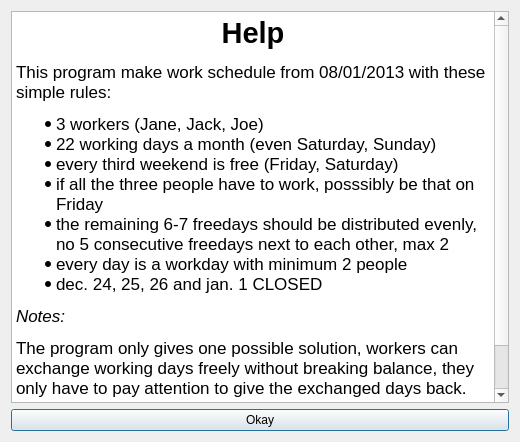
<?xml version="1.0" encoding="UTF-8"?>
<ui version="4.0">
 <class>Dialog</class>
 <widget class="QDialog" name="Dialog">
  <property name="geometry">
   <rect>
    <x>0</x>
    <y>0</y>
    <width>520</width>
    <height>442</height>
   </rect>
  </property>
  <property name="windowTitle">
   <string>Help</string>
  </property>
  <layout class="QGridLayout" name="gridLayout">
   <item row="0" column="0">
    <widget class="QTextBrowser" name="textBrowser">
     <property name="html">
      <string>&lt;!DOCTYPE HTML PUBLIC &quot;-//W3C//DTD HTML 4.0//EN&quot; &quot;http://www.w3.org/TR/REC-html40/strict.dtd&quot;&gt;
&lt;html&gt;&lt;head&gt;&lt;meta name=&quot;qrichtext&quot; content=&quot;1&quot; /&gt;&lt;style type=&quot;text/css&quot;&gt;
p, li { white-space: pre-wrap; }
&lt;/style&gt;&lt;/head&gt;&lt;body style=&quot; font-family:'Lucida Grande'; font-size:13pt; font-weight:400; font-style:normal;&quot;&gt;
&lt;p align=&quot;center&quot; style=&quot; margin-top:12px; margin-bottom:12px; margin-left:0px; margin-right:0px; -qt-block-indent:0; text-indent:0px;&quot;&gt;&lt;span style=&quot; font-size:22pt; font-weight:600;&quot;&gt;Help&lt;/span&gt;&lt;/p&gt;
&lt;p style=&quot; margin-top:12px; margin-bottom:12px; margin-left:0px; margin-right:0px; -qt-block-indent:0; text-indent:0px;&quot;&gt;This program make work schedule from 08/01/2013 with these simple rules: &lt;/p&gt;
&lt;ul style=&quot;margin-top: 0px; margin-bottom: 0px; margin-left: 0px; margin-right: 0px; -qt-list-indent: 1;&quot;&gt;&lt;li style=&quot; margin-top:12px; margin-bottom:0px; margin-left:0px; margin-right:0px; -qt-block-indent:0; text-indent:0px;&quot;&gt;3 workers (Jane, Jack, Joe)&lt;/li&gt;
&lt;li style=&quot; margin-top:0px; margin-bottom:0px; margin-left:0px; margin-right:0px; -qt-block-indent:0; text-indent:0px;&quot;&gt;22 working days a month (even Saturday, Sunday)&lt;/li&gt;
&lt;li style=&quot; margin-top:0px; margin-bottom:0px; margin-left:0px; margin-right:0px; -qt-block-indent:0; text-indent:0px;&quot;&gt;every third weekend is free (Friday, Saturday)&lt;/li&gt;
&lt;li style=&quot; margin-top:0px; margin-bottom:0px; margin-left:0px; margin-right:0px; -qt-block-indent:0; text-indent:0px;&quot;&gt;if all the three people have to work, posssibly be that on Friday&lt;/li&gt;
&lt;li style=&quot; margin-top:0px; margin-bottom:0px; margin-left:0px; margin-right:0px; -qt-block-indent:0; text-indent:0px;&quot;&gt;the remaining 6-7 freedays should be distributed evenly, &lt;br /&gt;no 5 consecutive freedays next to each other, max 2&lt;/li&gt;
&lt;li style=&quot; margin-top:0px; margin-bottom:0px; margin-left:0px; margin-right:0px; -qt-block-indent:0; text-indent:0px;&quot;&gt;every day is a workday with minimum 2 people&lt;/li&gt;
&lt;li style=&quot; margin-top:0px; margin-bottom:12px; margin-left:0px; margin-right:0px; -qt-block-indent:0; text-indent:0px;&quot;&gt;dec. 24, 25, 26 and jan. 1 CLOSED&lt;/li&gt;&lt;/ul&gt;
&lt;p style=&quot; margin-top:0px; margin-bottom:12px; margin-left:0px; margin-right:0px; -qt-block-indent:0; text-indent:0px;&quot;&gt;&lt;span style=&quot; font-style:italic;&quot;&gt;Notes: &lt;/span&gt;&lt;/p&gt;
&lt;p style=&quot; margin-top:12px; margin-bottom:12px; margin-left:0px; margin-right:0px; -qt-block-indent:0; text-indent:0px;&quot;&gt;The program only gives one possible solution, workers can exchange working days freely without breaking balance, they only have to pay attention to give the exchanged days back.&lt;/p&gt;
&lt;p style=&quot; margin-top:12px; margin-bottom:12px; margin-left:0px; margin-right:0px; -qt-block-indent:0; text-indent:0px;&quot;&gt;If you need more funcionality, you can find my contact under the About menu.&lt;/p&gt;&lt;/body&gt;&lt;/html&gt;</string>
     </property>
    </widget>
   </item>
   <item row="1" column="0">
    <widget class="QPushButton" name="pushButton">
     <property name="text">
      <string>Okay</string>
     </property>
    </widget>
   </item>
  </layout>
 </widget>
 <tabstops>
  <tabstop>pushButton</tabstop>
  <tabstop>textBrowser</tabstop>
 </tabstops>
 <resources/>
 <connections>
  <connection>
   <sender>pushButton</sender>
   <signal>clicked()</signal>
   <receiver>Dialog</receiver>
   <slot>close()</slot>
   <hints>
    <hint type="sourcelabel">
     <x>259</x>
     <y>421</y>
    </hint>
    <hint type="destinationlabel">
     <x>259</x>
     <y>220</y>
    </hint>
   </hints>
  </connection>
 </connections>
</ui>
